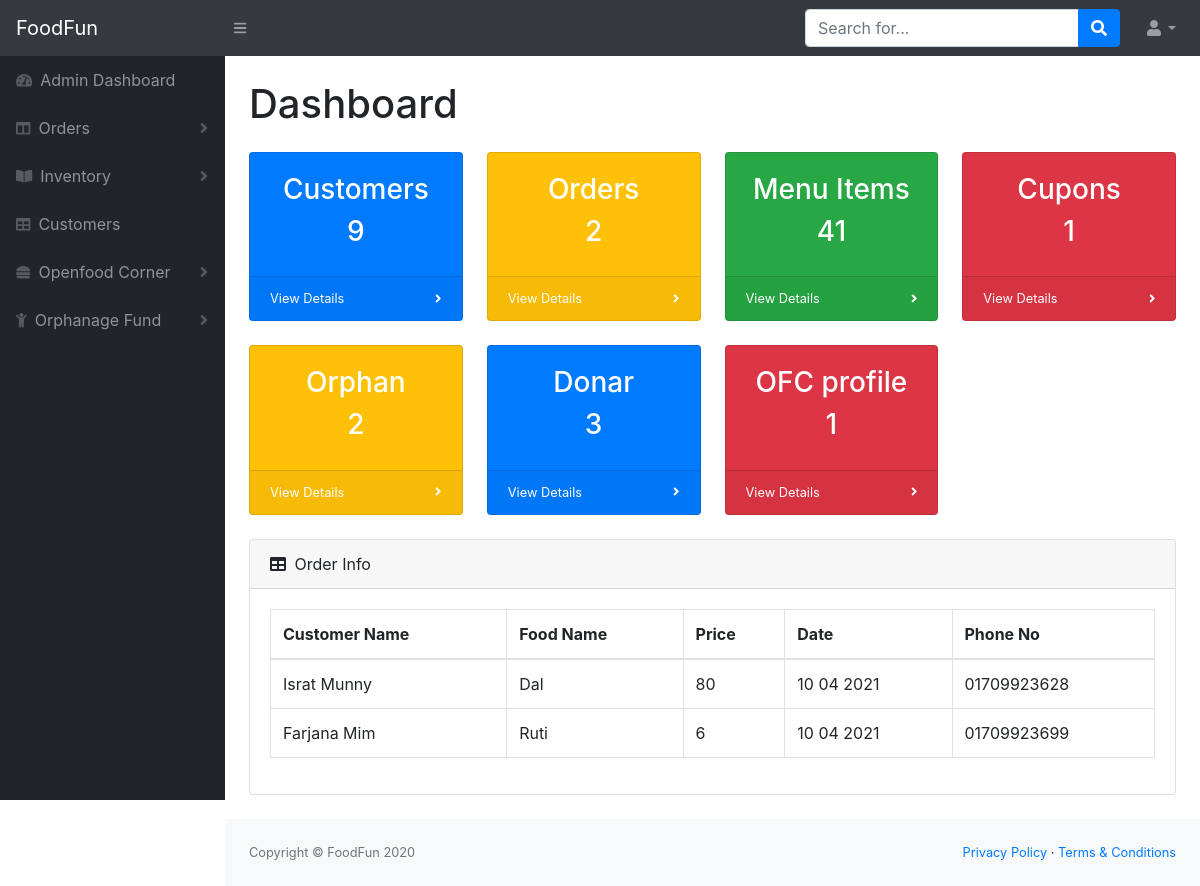
/Online_restaurant/Restuproject/admin/admin-panel.php, run on the app's committed database.
### tables this page shows
CREATE TABLE IF NOT EXISTS `orderinfo` (
  `Id` int(200) NOT NULL AUTO_INCREMENT,
  `Name` varchar(200) NOT NULL,
  `Contact` varchar(200) NOT NULL,
  `Taka` varchar(200) NOT NULL,
  `Order_Received` varchar(200) NOT NULL,
  `Delivery_Time` varchar(200) NOT NULL,
  `Status` varchar(200) NOT NULL,
  `item` varchar(200) NOT NULL,
  PRIMARY KEY (`Id`)
);

### Online_restaurant/Restuproject/admin/admin-panel.php (the view, shortened to what this page needs)
<?php
$servername = 'localhost';
$username='root';
$password='';
$dbname='restaurantdb';
$con=mysqli_connect($servername, $username, $password, $dbname);
 ?>
<!DOCTYPE html>
<html lang="en">
    <head>
        <link href="styles.css" rel="stylesheet" />
        <link href="https://cdn.datatables.net/1.10.20/css/dataTables.bootstrap4.min.css" rel="stylesheet" />
    </head>
    <body class="sb-nav-fixed">
    <nav class="sb-topnav navbar navbar-expand navbar-dark bg-dark">
            <a class="navbar-brand" href="#">FoodFun</a>
            <button class="btn btn-link btn-sm order-1 order-lg-0" id="sidebarToggle" href="#"><i class="fas fa-bars"></i></button>
            <form class="d-none d-md-inline-block form-inline ml-auto mr-0 mr-md-3 my-2 my-md-0">
                <div class="input-group">
                    <input class="form-control" type="text" placeholder="Search for..." aria-label="Search" aria-describedby="basic-addon2" />
                    <div class="input-group-append">
                        <button class="btn btn-primary" type="button"><i class="fas fa-search"></i></button>
                    </div>
                </div>
            </form>
            <ul class="navbar-nav ml-auto ml-md-0">
                <li class="nav-item dropdown">
                    <a class="nav-link dropdown-toggle" id="userDropdown" href="#" role="button" data-toggle="dropdown" aria-haspopup="true" aria-expanded="false"><i class="fas fa-user fa-fw"></i></a>
                </li>
            </ul>
        </nav>
        <div id="layoutSidenav">
            <div id="layoutSidenav_nav">
                <nav class="sb-sidenav accordion sb-sidenav-dark" id="sidenavAccordion">
                    <div class="sb-sidenav-menu">
                        <div class="nav">
                            <a class="nav-link" href="admin-panel.php">
                                <div class="sb-nav-link-icon"><i class="fas fa-tachometer-alt"></i></div>
                                Admin Dashboard
                            </a>
                            <a class="nav-link collapsed" href="#" data-toggle="collapse" data-target="#collapseLayouts" aria-expanded="false" aria-controls="collapseLayouts">
                                <div class="sb-nav-link-icon"><i class="fas fa-columns"></i></div>
                                Orders
                                <div class="sb-sidenav-collapse-arrow"><i class="fas fa-angle-down"></i></div>
                            </a>
                            <a class="nav-link collapsed" href="#" data-toggle="collapse" data-target="#collapsePages" aria-expanded="false" aria-controls="collapsePages">
                                <div class="sb-nav-link-icon"><i class="fas fa-book-open"></i></div>
                                Inventory
                                <div class="sb-sidenav-collapse-arrow"><i class="fas fa-angle-down"></i></div>
                            </a>
                            <a class="nav-link" href="view-customer.php">
                                <div class="sb-nav-link-icon"><i class="fas fa-table"></i></div>
                                Customers
                            </a>
                            <a class="nav-link collapsed" href="view-openfood.php" data-toggle="collapse" data-target="#collapseLayouts" aria-expanded="false" aria-controls="collapseLayouts">
                                <div class="sb-nav-link-icon"><i class="fas fa-hamburger"></i></div>
                                Openfood Corner
                                <div class="sb-sidenav-collapse-arrow"><i class="fas fa-angle-down"></i></div>
                            </a>
                            <a class="nav-link collapsed" href="#" data-toggle="collapse" data-target="#collapseLayouts" aria-expanded="false" aria-controls="collapseLayouts">
                                <div class="sb-nav-link-icon"><i class="fas fa-child"></i></div>
                                Orphanage Fund
                                <div class="sb-sidenav-collapse-arrow"><i class="fas fa-angle-down"></i></div>
                            </a>
                        </div>
                    </div>
                </nav>
            </div>
            <div id="layoutSidenav_content">
                <main>
                    <div class="container-fluid">
                        <h1 class="mt-4 mb-4">Dashboard</h1>
                        <div class="row">
                            <div class="col-xl-3 col-md-6">
                                <div class="card bg-primary text-white mb-4">
                                    <div class="card-body">
                                      <h3 class="name">Customers</h3>
                                      <?php
                                      $sql = "SELECT * FROM `user`";
                                      $result = mysqli_query($con, $sql);
                                      $num=mysqli_num_rows($result);
                                       ?>
                                      <h3 class="amount"><?php echo $num; ?></h3>
                                    </div>
                                    <div class="card-footer d-flex align-items-center justify-content-between">
                                        <a class="small text-white stretched-link" href="view-customer.php">View Details</a>
                                        <div class="small text-white"><i class="fas fa-angle-right"></i></div>
                                    </div>
                                </div>
                            </div>
                            <div class="col-xl-3 col-md-6">
                                <div class="card bg-warning text-white mb-4">
                                    <div class="card-body">
                                      <h3 class="name">Orders</h3>
                                      <?php
                                      $sql2 = "SELECT * FROM `orderinfo`";
                                      $result2 = mysqli_query($con, $sql2);
                                      $num2=mysqli_num_rows($result2);
                                       ?>
                                      <h3 class="amount"><?php echo $num2; ?></h3>
                                    </div>
                                    <div class="card-footer d-flex align-items-center justify-content-between">
                                        <a class="small text-white stretched-link" href="order.php">View Details</a>
                                        <div class="small text-white"><i class="fas fa-angle-right"></i></div>
                                    </div>
                                </div>
                            </div>
                            <div class="col-xl-3 col-md-6">
                                <div class="card bg-success text-white mb-4">
                                    <div class="card-body">
                                      <h3 class="name">Menu Items</h3>
                                      <?php
                                      $sql3 = "SELECT * FROM `product`";
                                      $result3 = mysqli_query($con, $sql3);
                                      $num3=mysqli_num_rows($result3);
                                       ?>
                                      <h3 class="amount"><?php echo $num3; ?></h3>
                                    </div>
                                    <div class="card-footer d-flex align-items-center justify-content-between">
                                        <a class="small text-white stretched-link" href="view-product.php">View Details</a>
                                        <div class="small text-white"><i class="fas fa-angle-right"></i></div>
                                    </div>
                                </div>
                            </div>
                            <div class="col-xl-3 col-md-6">
                                <div class="card bg-danger text-white mb-4">
                                    <div class="card-body">
                                      <h3 class="name">Cupons</h3>
                                      <?php
                                      $sql4 = "SELECT * FROM `cupon`";
                                      $result4 = mysqli_query($con, $sql4);
                                      $num4=mysqli_num_rows($result4);
                                       ?>
                                      <h3 class="amount"><?php echo $num4; ?></h3>
                                    </div>
                                    <div class="card-footer d-flex align-items-center justify-content-between">
                                        <a class="small text-white stretched-link" href="view-cupon.php">View Details</a>
                                        <div class="small text-white"><i class="fas fa-angle-right"></i></div>
                                    </div>
                                </div>
                            </div>
                        </div>
                        <div class="row">
                            <div class="col-xl-3 col-md-6">
                                <div class="card bg-warning text-white mb-4">
                                    <div class="card-body">
                                      <h3 class="name">Orphan</h3>
                                      <?php
                                      $sql5 = "SELECT * FROM `orphan`";
                                      $result5 = mysqli_query($con, $sql5);
                                      $num5=mysqli_num_rows($result5);
                                       ?>
                                      <h3 class="amount"><?php echo $num5; ?></h3>
                                    </div>
                                    <div class="card-footer d-flex align-items-center justify-content-between">
                                        <a class="small text-white stretched-link" href="view-orphan.php">View Details</a>
                                        <div class="small text-white"><i class="fas fa-angle-right"></i></div>
                                    </div>
                                </div>
                            </div>
                            <div class="col-xl-3 col-md-6">
                                <div class="card bg-primary text-white mb-4">
                                    <div class="card-body">
                                      <h3 class="name">Donar</h3>
                                      <?php
                                      $sql6 = "SELECT * FROM `donor`";
                                      $result6 = mysqli_query($con, $sql6);
                                      $num6=mysqli_num_rows($result6);
                                       ?>
                                      <h3 class="amount"><?php echo $num6; ?></h3>
                                    </div>
                                    <div class="card-footer d-flex align-items-center justify-content-between">
                                        <a class="small text-white stretched-link" href="view-donar.php">View Details</a>
                                        <div class="small text-white"><i class="fas fa-angle-right"></i></div>
                                    </div>
                                </div>
                            </div>
                            <div class="col-xl-3 col-md-6">
                                <div class="card bg-danger text-white mb-4">
                                    <div class="card-body">
                                      <h3 class="name">OFC profile</h3>
                                      <?php
                                      $sql7 = "SELECT * FROM `openfood`";
                                      $result7 = mysqli_query($con, $sql7);
                                      $num7=mysqli_num_rows($result7);
                                       ?>
                                      <h3 class="amount"><?php echo $num7; ?></h3>
                                    </div>
                                    <div class="card-footer d-flex align-items-center justify-content-between">
                                        <a class="small text-white stretched-link" href="/Restuproject/pageOFC.php">View Details</a>
                                        <div class="small text-white"><i class="fas fa-angle-right"></i></div>
                                    </div>
                                </div>
                            </div>
                        </div>
                        <div class="card mb-4">
                            <div class="card-header">
                                <i class="fas fa-table mr-1"></i>
                                Order Info
                            </div>
                            <div class="card-body">
                                <div class="table-responsive">
                                    <table class="table table-bordered" id="dataTable" width="100%" cellspacing="0">
                                        <thead>
                                            <tr>
                                            <th>Customer Name</th>
                                                <th>Food Name</th>
                                                <th>Price</th>
                                                <th>Date</th>
                                                <th>Phone No</th>
                                            </tr>
                                        </thead>
                                        <tbody>
                                          <?php
                                                $sql = "SELECT * FROM `orderinfo`";
                                                $result = mysqli_query($con, $sql);
                                                $num=mysqli_num_rows($result);
                                                if ($num>0) {
                                                while($row = mysqli_fetch_assoc($result)){ ?>
                                          <tr>
                                            <td><?php echo $row['Name'] ;?></td>
                                            <td><?php echo $row['item'] ;?></td>
                                            <td><?php echo $row['Taka'] ;?></td>
                                            <td><?php echo $row['Delivery_Time'] ;?></td>
                                            <td><?php echo $row['Contact'] ;?></td>
                                          </tr>
                                        <?php
                                      }
                                    }
                                         ?>
                                        </tbody>
                                    </table>
                                </div>
                            </div>
                        </div>
                    </div>
                </main>
                <footer class="py-4 bg-light mt-auto">
                    <div class="container-fluid">
                        <div class="d-flex align-items-center justify-content-between small">
                            <div class="text-muted">Copyright &copy; FoodFun 2020</div>
                            <div>
                                <a href="#">Privacy Policy</a>
                                &middot;
                                <a href="#">Terms &amp; Conditions</a>
                            </div>
                        </div>
                    </div>
                </footer>
            </div>
        </div>
    </body>
</html>

### data on the page
orderinfo: Name "Israt Munny", item "Dal", Taka "80", Delivery_Time "10 04 2021", Contact "01709923628"
orderinfo: Name "Farjana Mim", item "Ruti", Taka "6", Delivery_Time "10 04 2021", Contact "01709923699"

### other printed values
$num "9"
$num2 "2"
$num3 "41"
$num4 "1"
$num5 "2"
$num6 "3"
$num7 "1"
